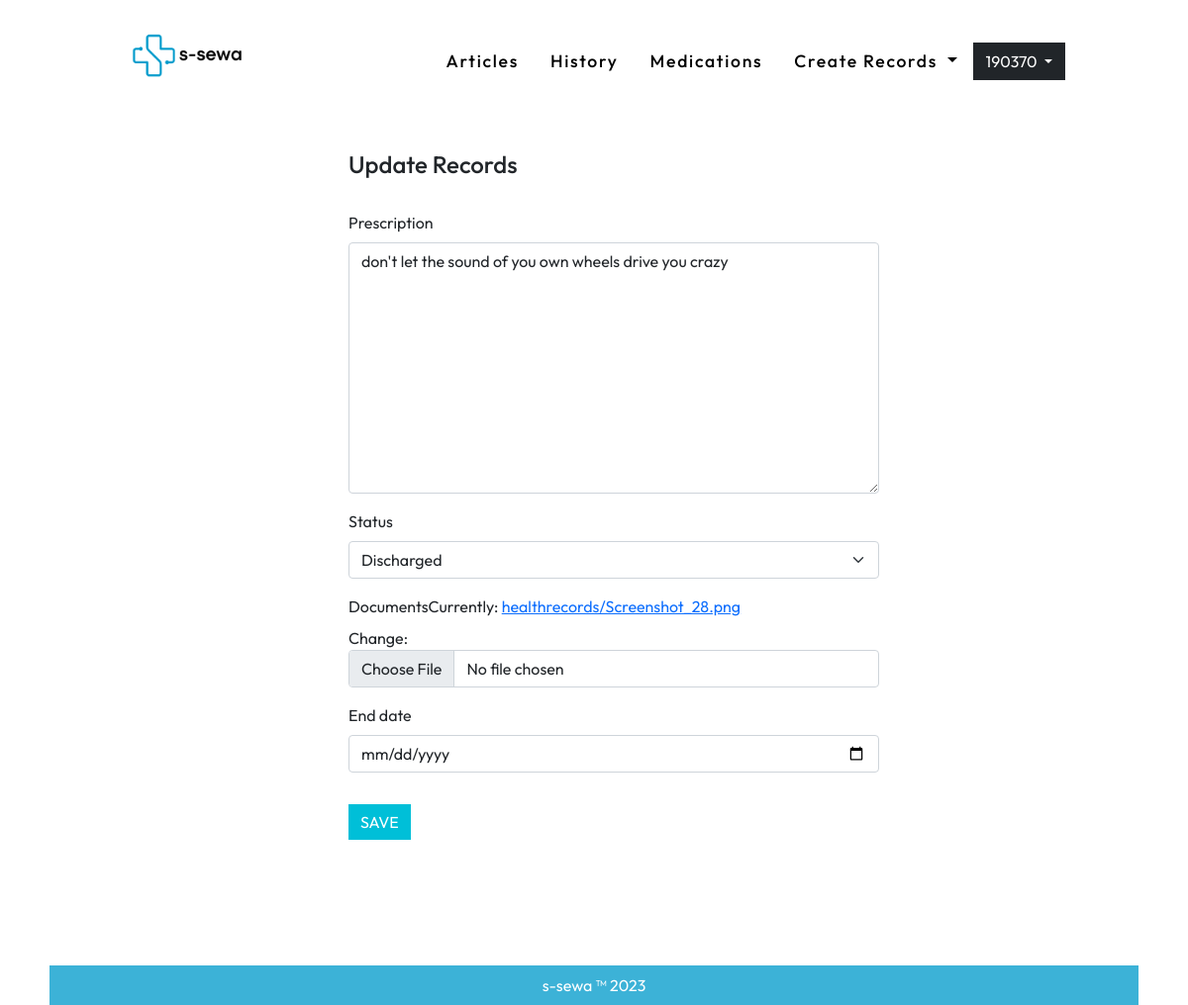
The page /records/3/update-record (signed in) on the database as committed earlier.
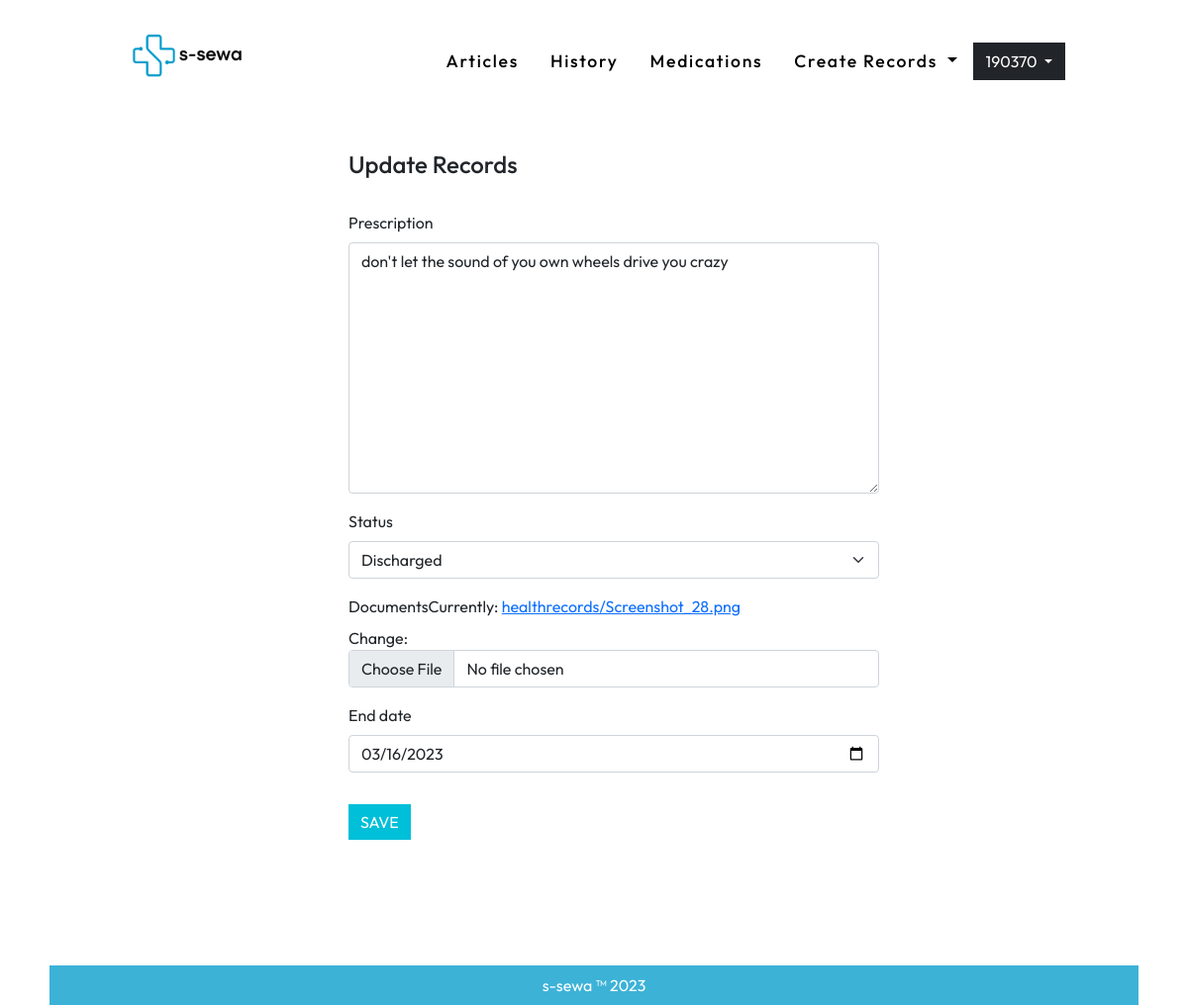
The same page on the database as committed later.
### records/models.py (models this page shows, shortened)
class HealthRecord(models.Model):
    STATUS = (
    ('ongoing', 'On Going'),
    ('discharged', 'Discharged'),
    )
    start_date = models.DateTimeField(auto_now_add=True)
    end_date = models.DateTimeField(null=True, blank=True)
    documents = models.FileField(null=True, upload_to='healthrecords/')
    prescription = models.TextField(null=True)
    status = models.CharField(max_length=50, choices=STATUS )
    user = models.ForeignKey(User, on_delete=models.CASCADE)
    created_by = models.ForeignKey(User, on_delete=models.CASCADE, related_name='medical')

### records/views.py (the view)
# urls.py: path('<pk>/update-record', UpdateRecordView.as_view(), name='update' ),
class UpdateRecordView(LoginRequiredMixin,UserPassesTestMixin,UpdateView):
    model = HealthRecord
    form_class = RecordForm
    template_name='records/updaterecords.html'
    success_url='/records/list'
    def test_func(self):
        return self.request.user == self.get_object().created_by

### records/forms.py
class RecordForm(forms.ModelForm):
    class Meta:
        model = HealthRecord
        fields = ['prescription','status','documents','end_date']
        widgets = {
            'end_date':forms.DateInput(attrs={'type': 'date'})
        }

### user_auth/models.py (called while the page is built)
    @property
    def username(self):
        return self.email.split('@')[0]

### templates/records/updaterecords.html (shortened to what this page needs)
{% extends '../base.html' %}
{% load static %}
{% load django_bootstrap5 %}
{%block bodyblock%}
<div class="container-fluid px-0 mx-0 homediv">
 <div class="container col-lg-6 py-2 my-1">
    <dir>
        <h4>Update Records</h4><br>
        <form method="post" enctype="multipart/form-data">
            {% bootstrap_form form layout='floating'  %}
            <button type="submit" class="btn btn-primary my-3">SAVE</button>
        </form>
    </dir>
 </div>
</div>
{%endblock%}

Rows that differ between the two databases and show on the page:
changed HealthRecord "don't let the sound of you own wheels drive you crazy": end_date (not shown) → "03/16/2023"
